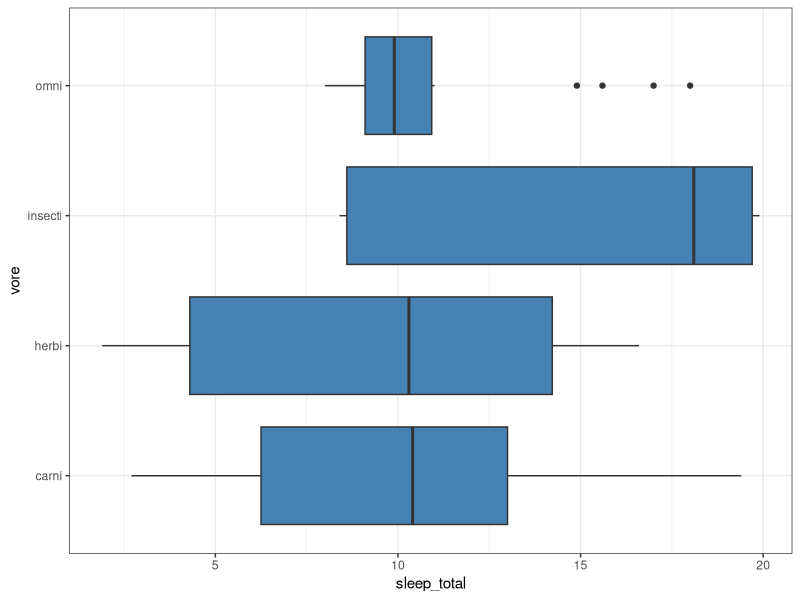
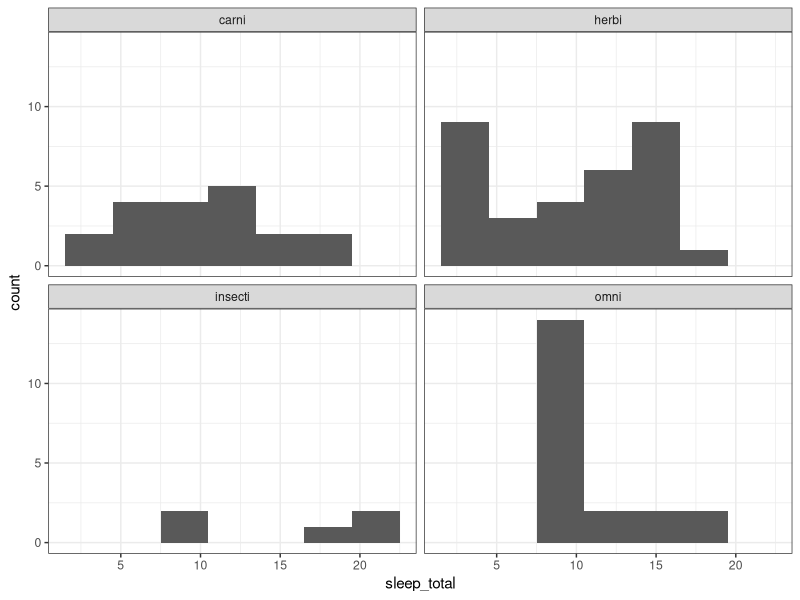
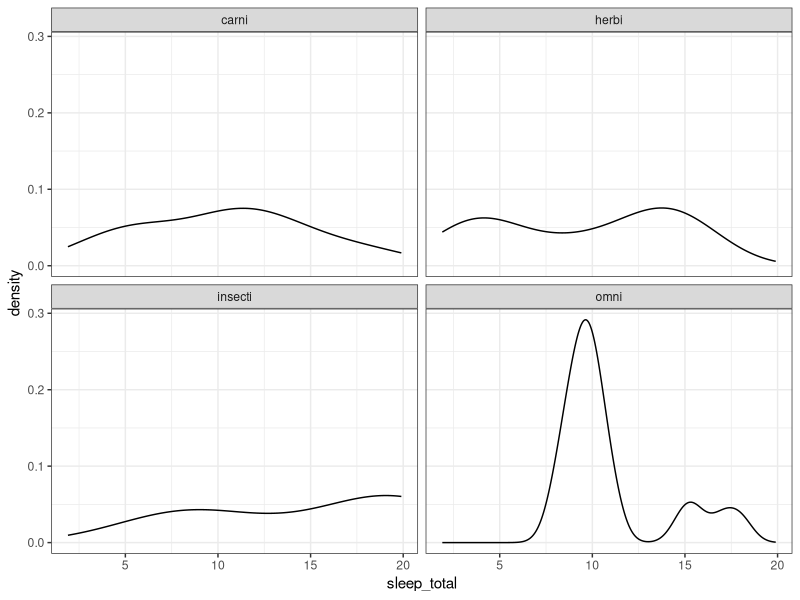
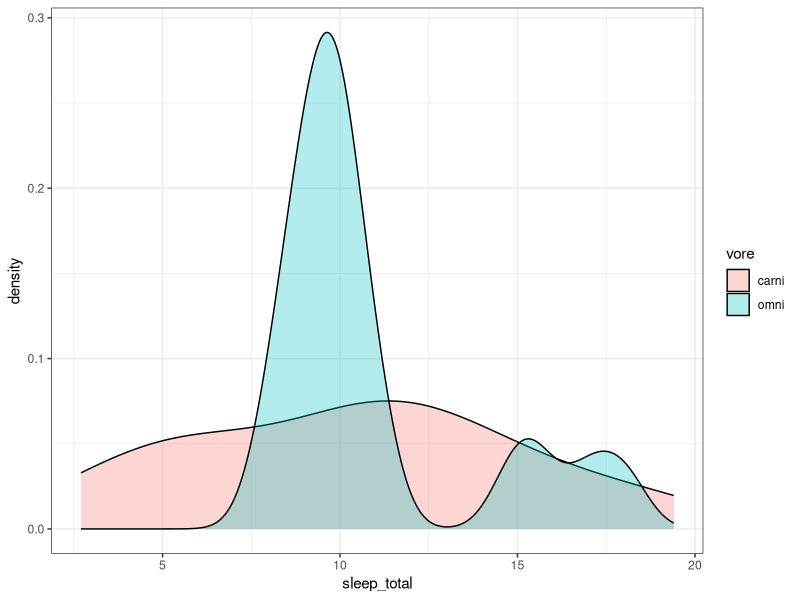

Generate these figures, in order, with R:
library(tidyverse)

# A numeric and a categorical

msleep %>% 
  drop_na(vore) %>% 
  ggplot(aes(vore, sleep_total)) +
  geom_boxplot(fill="steelblue") +
  coord_flip() +
  theme_bw()
  
msleep %>% 
  drop_na(vore) %>% 
  ggplot(aes(sleep_total)) +
  geom_histogram(binwidth = 3) +
  facet_wrap(~vore) +
  theme_bw()

msleep %>% 
  drop_na(vore) %>% 
  ggplot(aes(sleep_total)) +
  geom_density() +
  facet_wrap(~vore) +
  theme_bw()

msleep %>% 
  drop_na(vore) %>% 
  filter(vore %in% c("carni", "omni")) %>% 
  #filter(vore == "carni" | vore == "omni") %>% 
  ggplot(aes(sleep_total, fill = vore)) +
  geom_density(alpha = 0.3) +
  theme_bw()
